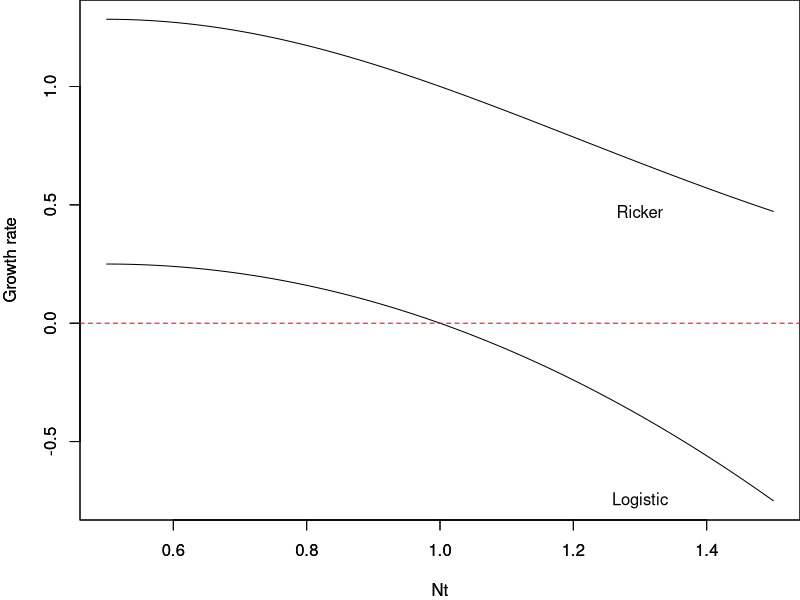
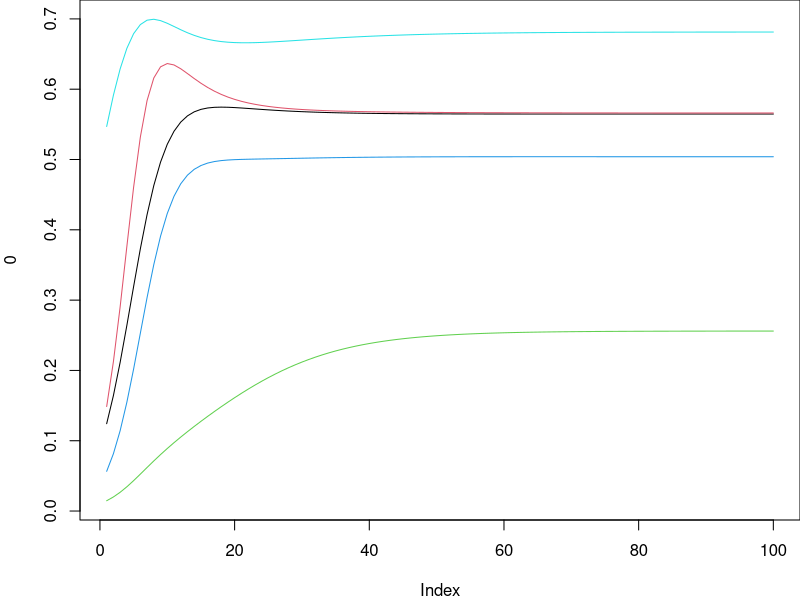

The R script that drew these images, in order:
## ---- chunk 1
logistic = \(Nt,r) r*(1-Nt/1)
ricker = \(Nt,r) exp( r*(1-Nt/1) )

df = data.frame(
    Nt = seq(0.5,1.5,0.01),
    r = seq(0.5,1.5,0.01),
    logistic = NA,
    ricker = NA
)
for(i in 1:nrow(df)){
    nt = df$Nt[i]
    r = df$r[i]
    df[i,"logistic"] = logistic(nt, r)
    df[i,"ricker"] = ricker(nt, r)
}

## ---- chunk 2

xlim = range(df$Nt)
ylim = range(df[,3:4])
xlab = "Nt"
ylab = "Growth rate"

par(mar = c(4, 4, 0, 0)) 
plot(df$Nt, df[,"logistic"], type="l", 
     xlim=xlim, ylim=ylim,
     xlab=xlab, ylab=ylab)
par(new=TRUE)
plot(df$Nt, df[,"ricker"], type="l", 
     xlim=xlim, ylim=ylim,
     xlab=xlab, ylab=ylab)
abline(h=0, lty=2, col="red")

text(1.3, df[nrow(df),c("logistic")], "Logistic", cex=1)
text(1.3, df[nrow(df),c("ricker")], "Ricker", cex=1)
## ---- chunk 3
set.seed(250721)

ms_ricker = \(N, r, A) exp( r*(1+A%*%N) ) * N

times = 100
sp = 10

# -- generate dynamics
N0 = as.integer( runif(sp, 1, 10) )
r = runif(sp, 0.2,0.5)

A = matrix(rnorm(sp*sp, mean=-0.2,sd=0.1), nrow=sp, ncol=sp)
A[which(abs(A)>0.25)] = 0
diag(A) = -1

mat = matrix(0, nrow=times, ncol=sp)
N = N0
for(i in 1:times) {N = ms_ricker(N, r, A); mat[i,]=N}
par(mar = c(4, 4, 0, 0)) 
plot(0, type="n", ylim=range(mat), xlim=c(1,times))
for(i in 1:5)lines(mat[,i], col=i)
